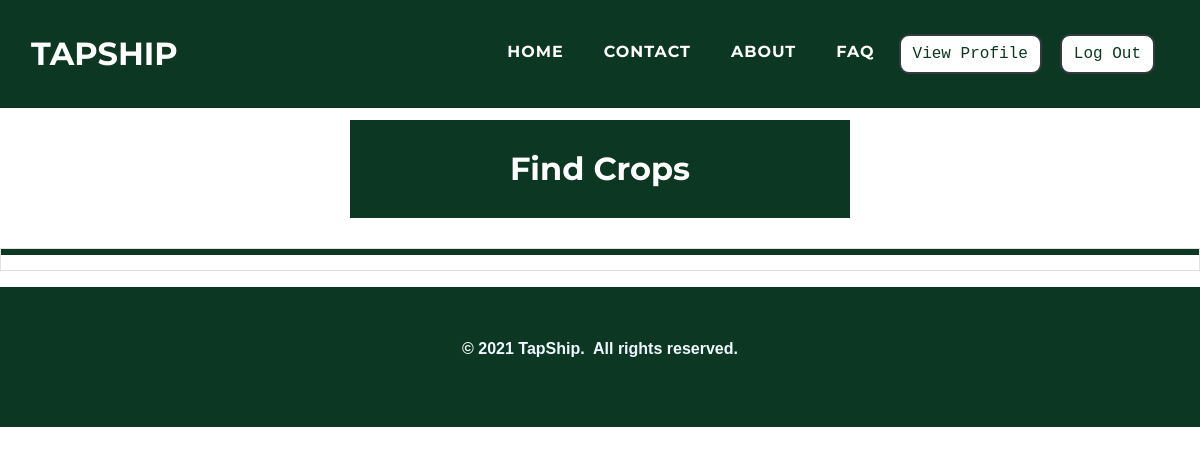
/customers/findcrop.php (signed in), run on an earlier commit of the app's database.
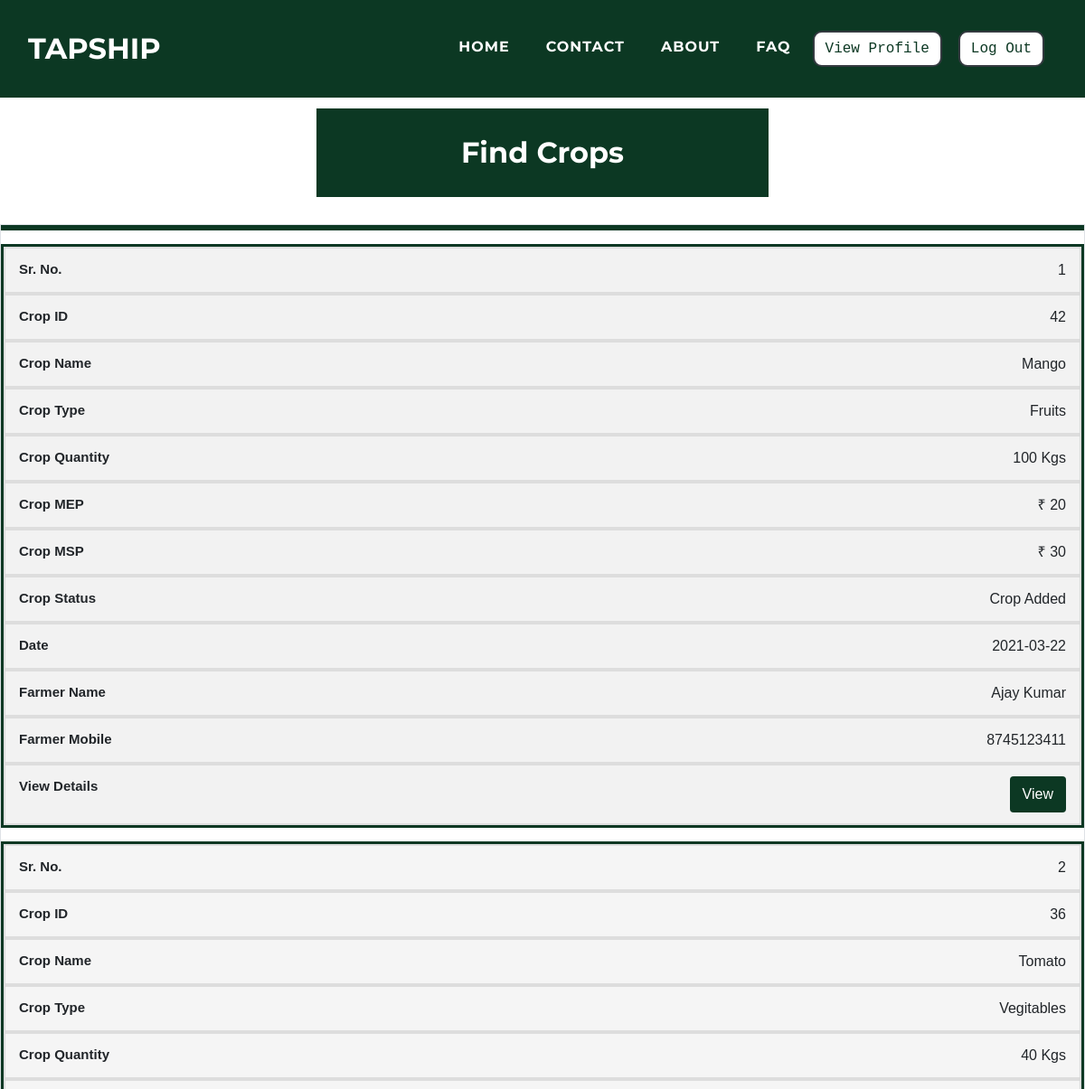
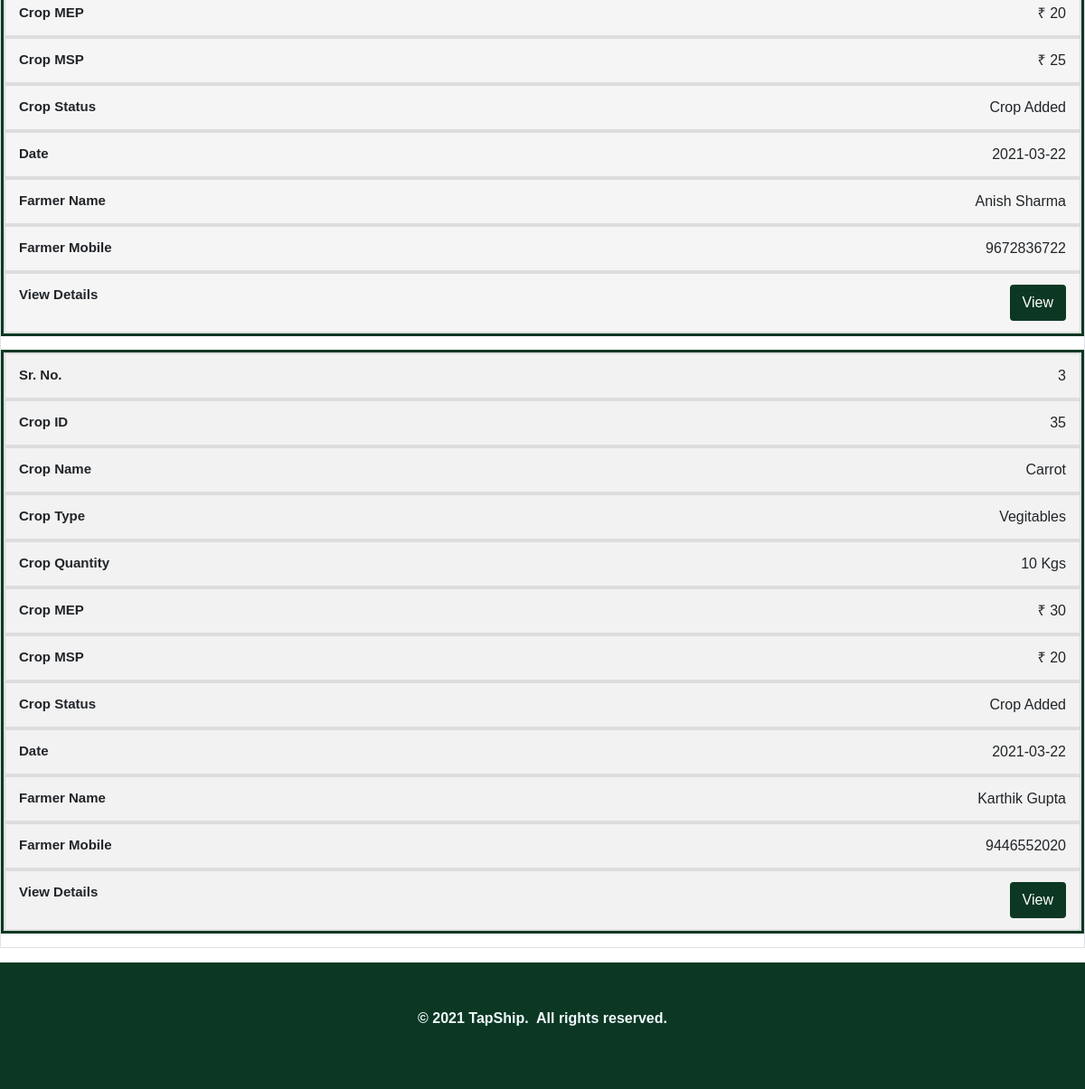
And on a later commit of the database (2 pictures, top to bottom).
### tables this page shows
CREATE TABLE `cropsale` (
  `cr_id` int(11) NOT NULL,
  `cr_f_mobile` varchar(10) NOT NULL,
  `cr_cro_id` int(11) NOT NULL,
  `cr_quantity` varchar(10) NOT NULL,
  `cr_img1` varchar(500) NOT NULL,
  `cr_img2` varchar(500) NOT NULL,
  `cr_img3` varchar(500) NOT NULL,
  `cr_mep` varchar(10) NOT NULL,
  `cr_date` date NOT NULL,
  `cr_status` varchar(10) NOT NULL
);

CREATE TABLE `cropdetails` (
  `cro_id` int(11) NOT NULL,
  `cro_name` varchar(50) NOT NULL,
  `cro_type` varchar(25) NOT NULL,
  `cro_msp` float NOT NULL
);

### customers/findcrop.php (the view, shortened to what the changed rows need)
<?php
$res = $_SESSION["sessionid"];
$c_mobile = $res;
?>
<!DOCTYPE html>
<html>
<head>
    <link rel="stylesheet" href="../assets/bootstrap/css/bootstrap.min.css">
    <link rel="stylesheet" href="../assets/fonts/font-awesome.min.css">
    <link rel="stylesheet" href="../assets/fonts/ionicons.min.css">
    <link rel="stylesheet" href="../assets/css/Article-List.css">
    <link rel="stylesheet" href="../assets/css/Features-Boxed.css">
    <link rel="stylesheet" href="../assets/css/Footer-Dark.css">
    <link rel="stylesheet" href="../assets/css/Highlight-Blue.css">
    <link rel="stylesheet" href="https://cdnjs.cloudflare.com/ajax/libs/animate.css/3.5.2/animate.min.css">
    <link rel="stylesheet" href="https://cdnjs.cloudflare.com/ajax/libs/aos/2.2.0/aos.css">
    <link rel="stylesheet" href="../assets/css/Login-Form-Clean.css">
    <link rel="stylesheet" href="../assets/css/table-style.css" />
</head>
<body id="page-top">
    <div class="features-boxed">
        <div class="container-fluid" style="background: #ffffff;">
            <div class="intro" style="background: #0c3823;margin-top: 120px;margin-bottom: 30px;">
                <h2 class="text-center" data-aos="fade" style="color: rgb(255,255,255);padding: 30px;margin-bottom: 0px;">Find Crops</h2>
            </div>
        </div>
    </div>
    <table id="tabledata" class=" table table-striped table-hover table-bordered">
        <?php
        $con = mysqli_connect('localhost', 'root');
        mysqli_select_db($con, 'tapship');
        $q = "SELECT CD.cro_name, CD.cro_type, CD.cro_msp, CS.cr_id, CS.cr_quantity, CS.cr_mep, CS.cr_date, CS.cr_status, f.f_name, f.f_mobile
 FROM cropdetails CD, cropsale CS, farmer f  where CD.cro_id=CS.cr_cro_id AND f.f_mobile=CS.cr_f_mobile AND cs.cr_status IN (0,1) AND (SELECT count(cb_id) from cropbid cb WHERE cb.cb_c_mobile = $c_mobile AND cb.cb_cr_id = cs.cr_id)=0
 ORDER BY CS.cr_id DESC";
        $query = mysqli_query($con, $q);
        $c = 1;
        while ($res = mysqli_fetch_array($query)) {
        ?>
            <tr class="text-center">
                <td data-label="Sr. No."> <?php echo $c;
                                            $c += 1 ?> </td>
                <td data-label="Crop ID"> <?php echo $res['cr_id']; ?> </td>
                <td data-label="Crop Name"> <?php echo $res['cro_name'];  ?> </td>
                <td data-label="Crop Type"> <?php echo $res['cro_type'];  ?> </td>
                <td data-label="Crop Quantity"> <?php echo $res['cr_quantity'], ' Kgs';  ?> </td>
                <td data-label="Crop MEP"> <?php echo '₹ ', $res['cr_mep'];  ?> </td>
                <td data-label="Crop MSP"> <?php echo '₹ ', $res['cro_msp'];  ?> </td>
                <td data-label="Crop Status"> <?php if ($res['cr_status'] == "0") {
                                                    echo "Crop Added";
                                                } else if ($res['cr_status'] == "1") {
                                                    echo "Bidding";
                                                } else if ($res['cr_status'] == "2") {
                                                    echo "Bid Accepeted";
                                                } else if ($res['cr_status'] == "3") {
                                                    echo "Payment Done";
                                                } else if ($res['cr_status'] == "4") {
                                                    echo "Payment Confirmed";
                                                } else if ($res['cr_status'] == "5") {
                                                    echo "Self Transport Selected";
                                                } else if ($res['cr_status'] == "6") {
                                                    echo "Tapship Delivery Selected";
                                                } else if ($res['cr_status'] == "7") {
                                                    echo "Tapship Delivery Bidding";
                                                } else if ($res['cr_status'] == "8") {
                                                    echo "Tapship Delivery Selected";
                                                } else if ($res['cr_status'] == "9") {
                                                    echo "Farmer Pickup conformed";
                                                } else if ($res['cr_status'] == "10") {
                                                    echo "Driver Pickup Conformed";
                                                } else if ($res['cr_status'] == "11") {
                                                    echo "Customer Delivery Conformed";
                                                } else if ($res['cr_status'] == "12") {
                                                    echo "Deal Over";
                                                } ?> </td>
                <td data-label="Date"> <?php echo $res['cr_date'];  ?> </td>
                <td data-label="Farmer Name"> <?php echo $res['f_name'];  ?> </td>
                <td data-label="Farmer Mobile"> <?php echo $res['f_mobile'];  ?> </td>
                <td data-label="View Details"> <button class="btn" style="background-color:#0c3823;"> <a href="viewcrop.php?cr_id=<?php echo $res['cr_id']; ?>" class="text-white"> View </a> </button> </td>
            </tr>
        <?php
        }
        ?>
    </table>
</body>
</html>

What changed in the data, as far as the page shows it:
now on this page (row edited): cropsale: cr_id "42", cr_cro.cro_name "Mango", cr_cro.cro_type "Fruits", cr_quantity "100", cr_mep "20", cr_cro.cro_msp "30", cr_status "Crop Added", cr_date "2021-03-22", f_name "Ajay Kumar", f_mobile "8745123411"
now on this page (row edited): cropsale: cr_id "36", cr_cro.cro_name "Tomato", cr_cro.cro_type "Vegitables", cr_quantity "40", cr_mep "20", cr_cro.cro_msp "25", cr_status "Crop Added", cr_date "2021-03-22", f_name "Anish Sharma", f_mobile "9672836722"
now on this page (row edited): cropsale: cr_id "35", cr_cro.cro_name "Carrot", cr_cro.cro_type "Vegitables", cr_quantity "10", cr_mep "30", cr_cro.cro_msp "20", cr_status "Crop Added", cr_date "2021-03-22", f_name "Karthik Gupta", f_mobile "9446552020"
